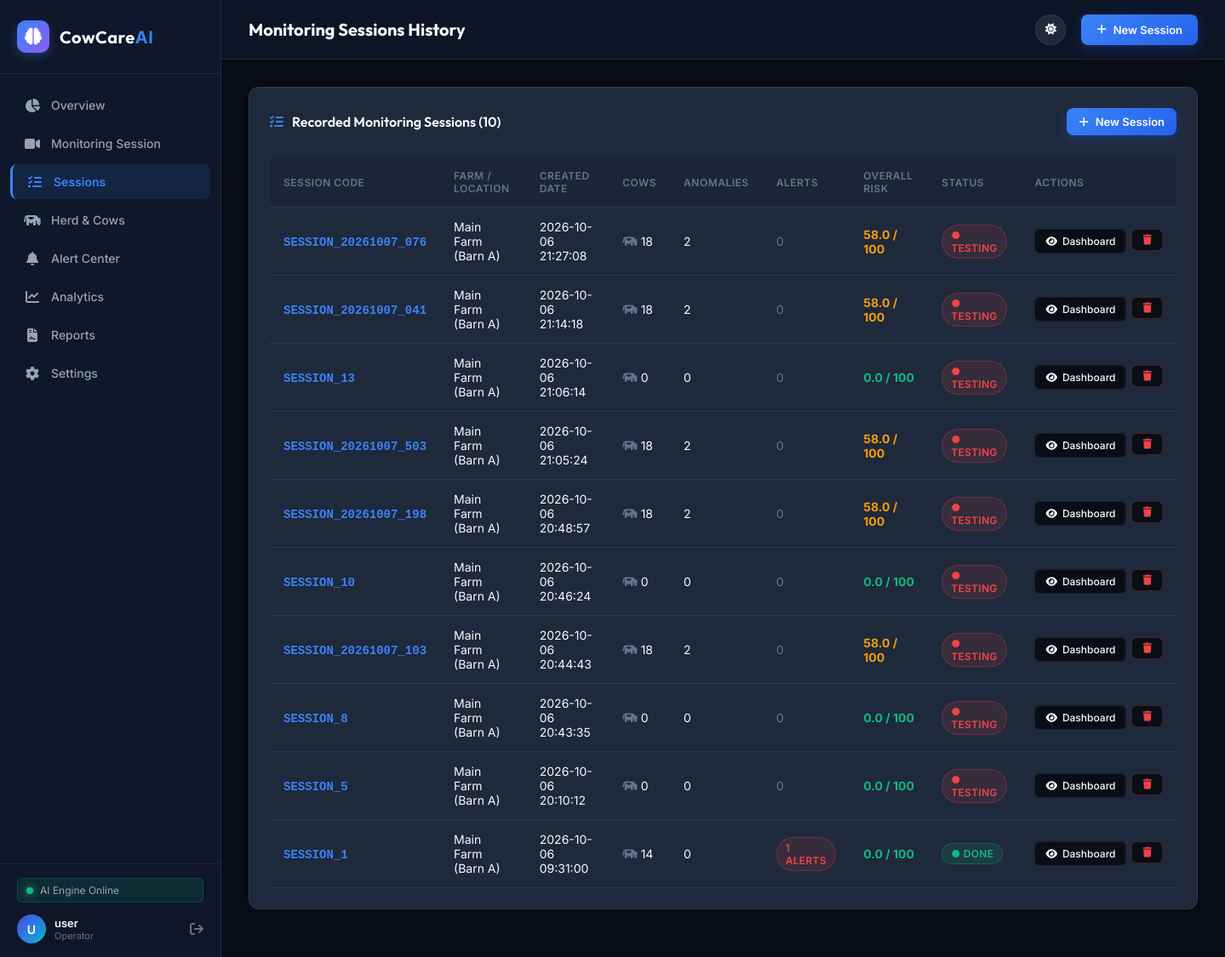
Screenshot of /sessions (signed in) with the database file from the repository.
### tables this page shows
CREATE TABLE predictions (
            id              INTEGER PRIMARY KEY AUTOINCREMENT,
            user_id         INTEGER NOT NULL,
            video_input     TEXT,
            left_audio      TEXT,
            right_audio     TEXT,
            video_output    TEXT,
            csv_report      TEXT,
            html_report     TEXT,
            total_cows      INTEGER DEFAULT 0,
            total_alerts    INTEGER DEFAULT 0,
            alert_flag      INTEGER DEFAULT 0,
            status          TEXT DEFAULT 'pending',
            created         TEXT DEFAULT CURRENT_TIMESTAMP,
            finished        TEXT, session_code TEXT, farm_name TEXT DEFAULT 'Main Farm', location TEXT DEFAULT 'Barn A', camera_id TEXT DEFAULT 'Cam 1', duration REAL DEFAULT 0.0, left_duration REAL DEFAULT 0.0, right_duration REAL DEFAULT 0.0, sync_status TEXT DEFAULT 'Synchronized', total_events INTEGER DEFAULT 0, total_anomalies INTEGER DEFAULT 0, overall_risk REAL DEFAULT 0.0,
            FOREIGN KEY(user_id) REFERENCES users(id)
        );

### app.py (the view)
@app.route("/sessions")
@login_required
def sessions():
    conn = get_db()
    rows = conn.execute("SELECT * FROM predictions WHERE user_id=? ORDER BY id DESC",
                        (session["user_id"],)).fetchall()
    conn.close()
    return render_template("sessions.html", predictions=rows, basename=basename)

### app.py (called while the page is built)
def login_required(f):
    @wraps(f)
    def wrapper(*args, **kwargs):
        if "user_id" not in session:
            flash("Please log in first.", "warning")
            return redirect(url_for("login"))
        return f(*args, **kwargs)
    return wrapper

### database.py (called while the page is built)
def get_db():
    conn = sqlite3.connect(DB_PATH, check_same_thread=False)
    conn.row_factory = sqlite3.Row
    return conn

### templates/sessions.html (shortened to what this page needs)
{% extends "base.html" %}
{% block page_title %}Monitoring Sessions History{% endblock %}
{% block content %}
<div class="card">
  <div class="card-header">
    <div class="card-title">
      <i class="fas fa-list-check" style="color: var(--accent-blue);"></i>
      Recorded Monitoring Sessions ({{ predictions | length }})
    </div>
    <a href="{{ url_for('predict') }}" class="btn-new-session" style="padding: 8px 14px; font-size: 13px;">
      <i class="fas fa-plus"></i> New Session
    </a>
  </div>
  {% if predictions %}
  <div class="table-responsive">
    <table class="platform-table">
      <thead>
        <tr>
          <th>Session Code</th>
          <th>Farm / Location</th>
          <th>Created Date</th>
          <th>Cows</th>
          <th>Anomalies</th>
          <th>Alerts</th>
          <th>Overall Risk</th>
          <th>Status</th>
          <th>Actions</th>
        </tr>
      </thead>
      <tbody>
        {% for p in predictions %}
        <tr>
          <td><strong style="font-family: monospace; color: var(--accent-blue);">{{ p.session_code or ('SESSION_' ~ p.id) }}</strong></td>
          <td>{{ p.farm_name or 'Main Farm' }} ({{ p.location or 'Barn A' }})</td>
          <td>{{ p.created }}</td>
          <td><i class="fas fa-cow" style="color: var(--text-muted);"></i> {{ p.total_cows or 0 }}</td>
          <td>{{ p.total_anomalies or 0 }}</td>
          <td>
            {% if (p.total_alerts or 0) > 0 %}
              <span class="badge-status high">{{ p.total_alerts }} Alerts</span>
            {% else %}
              <span style="color: var(--text-muted);">0</span>
            {% endif %}
          </td>
          <td>
            <span style="font-weight: 700; color: {% if (p.overall_risk or 0) >= 60 %}var(--accent-red){% elif (p.overall_risk or 0) >= 30 %}var(--accent-amber){% else %}var(--accent-green){% endif %};">
              {{ p.overall_risk or 0.0 }} / 100
            </span>
          </td>
          <td>
            <span class="badge-status {% if p.status == 'done' %}normal{% elif p.status == 'pending' %}attention{% else %}high{% endif %}">
              ● {{ p.status.upper() }}
            </span>
          </td>
          <td>
            <div style="display: flex; gap: 6px;">
              <a href="{{ url_for('result', pid=p.id) }}" class="btn-action">
                <i class="fas fa-eye"></i> Dashboard
              </a>
              <form action="{{ url_for('delete_prediction', pid=p.id) }}" method="POST" style="display: inline;" onsubmit="return confirm('Delete this session permanently?');">
                <button type="submit" class="btn-action" style="color: var(--accent-red); border-color: rgba(239,68,68,0.3);">
                  <i class="fas fa-trash"></i>
                </button>
              </form>
            </div>
          </td>
        </tr>
        {% endfor %}
      </tbody>
    </table>
  </div>
  {% endif %}
</div>
{% endblock %}

### templates/base.html (shortened to what this page needs)
<!DOCTYPE html>
<html lang="en" data-theme="dark">
<head>
  <link rel="stylesheet" href="https://cdnjs.cloudflare.com/ajax/libs/font-awesome/6.4.0/css/all.min.css">
  <link rel="stylesheet" href="{{ url_for('static', filename='css/style.css') }}">
</head>
<body>
  {% if session.get('user_id') %}
  <aside class="sidebar">
    <div class="sidebar-header">
      <div class="brand-logo"><i class="fas fa-brain"></i></div>
      <div class="brand-title">CowCare<span>AI</span></div>
    </div>
    <ul class="sidebar-menu">
      <li class="menu-item">
        <a href="{{ url_for('dashboard') }}" class="menu-link {% if request.endpoint == 'dashboard' %}active{% endif %}">
          <i class="fas fa-chart-pie"></i> <span>Overview</span>
        </a>
      </li>
      <li class="menu-item">
        <a href="{{ url_for('predict') }}" class="menu-link {% if request.endpoint == 'predict' %}active{% endif %}">
          <i class="fas fa-video"></i> <span>Monitoring Session</span>
        </a>
      </li>
      <li class="menu-item">
        <a href="{{ url_for('sessions') }}" class="menu-link {% if request.endpoint == 'sessions' %}active{% endif %}">
          <i class="fas fa-list-check"></i> <span>Sessions</span>
        </a>
      </li>
      <li class="menu-item">
        <a href="{{ url_for('cows') }}" class="menu-link {% if request.endpoint in ['cows', 'cow_detail'] %}active{% endif %}">
          <i class="fas fa-cow"></i> <span>Herd & Cows</span>
        </a>
      </li>
      <li class="menu-item">
        <a href="{{ url_for('alerts_page') }}" class="menu-link {% if request.endpoint == 'alerts_page' %}active{% endif %}">
          <i class="fas fa-bell"></i> <span>Alert Center</span>
        </a>
      </li>
      <li class="menu-item">
        <a href="{{ url_for('analytics_page') }}" class="menu-link {% if request.endpoint == 'analytics_page' %}active{% endif %}">
          <i class="fas fa-chart-line"></i> <span>Analytics</span>
        </a>
      </li>
      <li class="menu-item">
        <a href="{{ url_for('reports_page') }}" class="menu-link {% if request.endpoint == 'reports_page' %}active{% endif %}">
          <i class="fas fa-file-contract"></i> <span>Reports</span>
        </a>
      </li>
      <li class="menu-item">
        <a href="{{ url_for('settings_page') }}" class="menu-link {% if request.endpoint == 'settings_page' %}active{% endif %}">
          <i class="fas fa-gear"></i> <span>Settings</span>
        </a>
      </li>
    </ul>
    <div class="sidebar-footer">
      <div class="system-status">
        <div class="status-dot"></div>
        <span>AI Engine Online</span>
      </div>
      <div class="user-profile">
        <div class="user-avatar">{{ session.get('username', 'U')[0].upper() }}</div>
        <div class="user-info">
          <div class="user-name">{{ session.get('username', 'User') }}</div>
          <div class="user-role">Operator</div>
        </div>
        <a href="{{ url_for('logout') }}" class="btn-logout" title="Logout"><i class="fas fa-arrow-right-from-bracket"></i></a>
      </div>
    </div>
  </aside>
  <div class="main-wrapper">
    <header class="topbar">
      <div class="topbar-left">
        <h1 class="page-title">{% block page_title %}Monitoring Center{% endblock %}</h1>
      </div>
      <div class="topbar-right">
        <button id="themeToggleBtn" class="theme-toggle-btn" title="Toggle Dark/Light Mode">
          <i class="fas fa-sun"></i>
        </button>
        <a href="{{ url_for('predict') }}" class="btn-new-session">
          <i class="fas fa-plus"></i> New Session
        </a>
      </div>
    </header>
    <main class="content-body">
      {% block content %}{% endblock %}
    </main>
  </div>
  {% endif %}
</body>
</html>

### rows the page displays
predictions: session_code "SESSION_20261007_076", farm_name "Main Farm", location "Barn A", created "2026-10-06 21:27:08", total_cows "18", total_anomalies "2", total_alerts "0", overall_risk "58.0", status "TESTING"
predictions: session_code "SESSION_20261007_041", farm_name "Main Farm", location "Barn A", created "2026-10-06 21:14:18", total_cows "18", total_anomalies "2", total_alerts "0", overall_risk "58.0", status "TESTING"
predictions: id "SESSION_13", farm_name "Main Farm", location "Barn A", created "2026-10-06 21:06:14", total_cows "0", total_anomalies "0", total_alerts "0", overall_risk "0.0", status "TESTING"
predictions: session_code "SESSION_20261007_503", farm_name "Main Farm", location "Barn A", created "2026-10-06 21:05:24", total_cows "18", total_anomalies "2", total_alerts "0", overall_risk "58.0", status "TESTING"
predictions: session_code "SESSION_20261007_198", farm_name "Main Farm", location "Barn A", created "2026-10-06 20:48:57", total_cows "18", total_anomalies "2", total_alerts "0", overall_risk "58.0", status "TESTING"
predictions: id "SESSION_10", farm_name "Main Farm", location "Barn A", created "2026-10-06 20:46:24", total_cows "0", total_anomalies "0", total_alerts "0", overall_risk "0.0", status "TESTING"
predictions: session_code "SESSION_20261007_103", farm_name "Main Farm", location "Barn A", created "2026-10-06 20:44:43", total_cows "18", total_anomalies "2", total_alerts "0", overall_risk "58.0", status "TESTING"
predictions: id "SESSION_8", farm_name "Main Farm", location "Barn A", created "2026-10-06 20:43:35", total_cows "0", total_anomalies "0", total_alerts "0", overall_risk "0.0", status "TESTING"
predictions: id "SESSION_5", farm_name "Main Farm", location "Barn A", created "2026-10-06 20:10:12", total_cows "0", total_anomalies "0", total_alerts "0", overall_risk "0.0", status "TESTING"
predictions: id "SESSION_1", farm_name "Main Farm", location "Barn A", created "2026-10-06 09:31:00", total_cows "14", total_anomalies "0", total_alerts "1", overall_risk "0.0", status "DONE"

### other values shown
{{ session.get('username', 'U')[0].upper() }} "U"
{{ session.get('username', 'User') }} "user"
{{ predictions | length }} "10"
